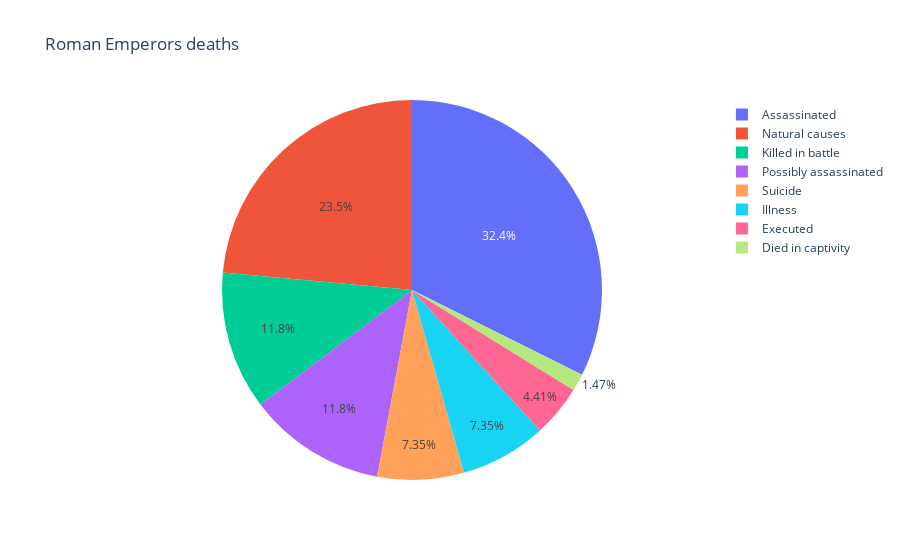

The notebook cell saved with this chart:
### Code cell
fig = {
  "data": [
    {
      "values": list(Ques9.values),
      "labels": list(Ques9.index),
      "domain": {"x": [.3, .3]},
      "name": "Cause of death",
      "hoverinfo":"label+percent",
      "hole": 0,
      "type": "pie"
    },],
  "layout": {
        "title":"Roman Emperors deaths",
        "annotations": [
            { "font": { "size": 30},
              "showarrow": False,
              "text": "",
                "x": 1,
                "y": 1                     
            },
        ]
    }
}
iplot(fig)

### Figure 1 — Plotly figure (JSON) as saved in the notebook; plotly's stock layout.template omitted (floating-point values rounded to 4 significant figures)
{"data": [{"domain": {"x": [0.3, 0.3]}, "hole": 0, "hoverinfo": "label+percent", "labels": ["Assassinated", "Natural causes", "Killed in battle", "Possibly assassinated", "Suicide", "Illness", "Executed", "Died in captivity"], "name": "Cause of death", "type": "pie", "values": [22, 16, 8, 8, 5, 5, 3, 1]}], "layout": {"annotations": [{"font": {"size": 30}, "showarrow": false, "text": "", "x": 1, "y": 1}], "title": {"text": "Roman Emperors deaths"}}}
